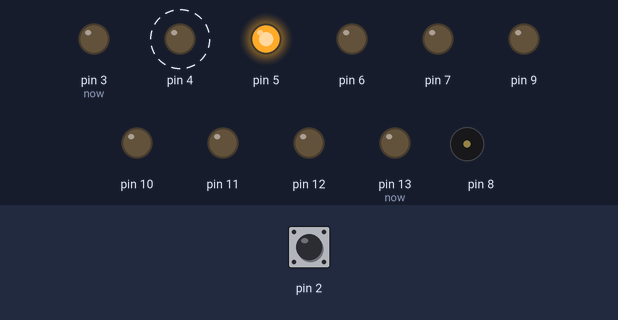
Bench run of a sketch on a simulated Arduino Uno, built with avr-gcc and run on an emulated ATmega328P. Shown: output pins drawn as LEDs (lit = HIGH), buzzer (waves = sounding). Dashed ring = blinking. The inputs (shaded band) are chosen by the test bench; at power-on: pin 2 HIGH. Pins used as bus, display or sensor lines are not drawn; what the sketch prints to the serial monitor is not drawn.

Above: at 1.45 s.
1.5 s: pin 2 pulled LOW for 0.15 s
At 2.2 s:
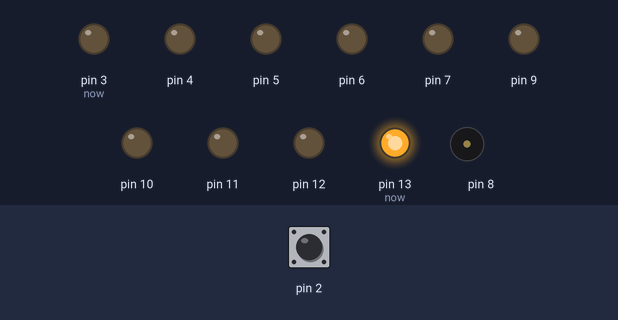
4.5 s: pin 2 pulled LOW for 1 s
At 4.75 s:
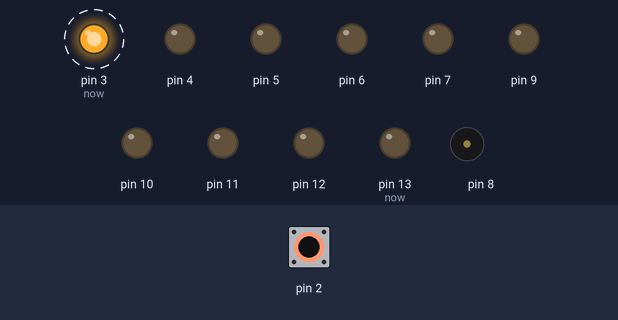
7.5 s: pin 2 pulled LOW for 3.2 s
At 8.2 s:
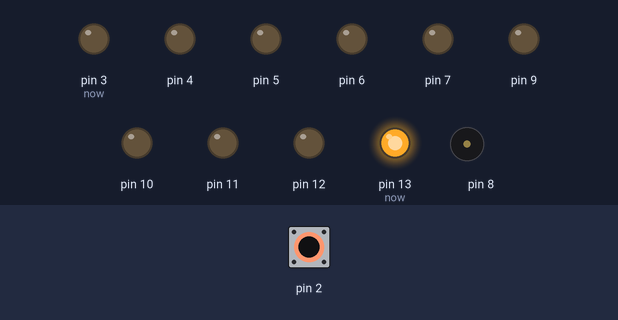
Timing chart, 0 to 10.5 s (numbered marks = the images above; inputs shaded):
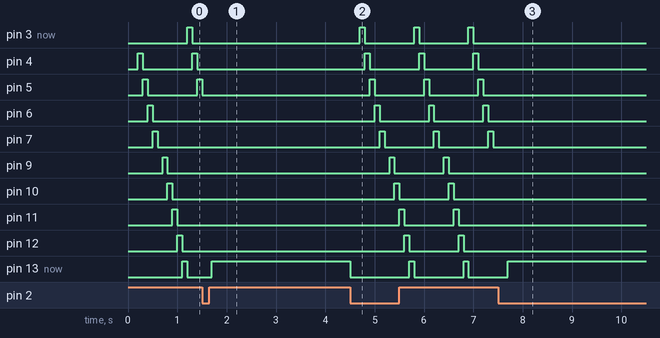

The sketch:

week06-4a.ino
```cpp
//week06_4_a
//改自week06_2
int mode = 0;
void setup() {
  Serial.begin(9600);
  pinMode (2,INPUT_PULLUP);
  for (int i=3; i<=13;i++){
    pinMode(i,OUTPUT);
    }
  tone(8,523,100);delay(100);
  tone(8,784,100);delay(100);
}
int prev = HIGH,now =3;
void loop() {
  if (prev==HIGH && digitalRead(2)==LOW){
    if(mode==0){
      mode=1;
      tone(8,523,100);delay(100);
      tone(8,784,100);delay(100);
    }
    else{
    mode = 0;
    tone(8,523,100);delay(100);
    tone(8,784,100);delay(100);

    }
    prev =LOW;

    if(mode==1)Serial.write('1');
    if(mode==0)Serial.write('0');

    }else if (prev == LOW && digitalRead(2)==HIGH){
     prev = HIGH;
    }
    if (mode==0){
      now++;
      if (now>13) now = 3;
      digitalWrite(now,HIGH);
      delay(100);
      digitalWrite(now,LOW);
     }else{
      now--;
      if (now>3) now = 13;
      digitalWrite(now,HIGH);
      delay(100);
      digitalWrite(now,LOW);
    }
}
```

Measured:
- after the input at 1.5 s, pin 3 (now), pin 4, pin 6, pin 7, pin 9–12: stops changing and stays LOW; pin 5: goes on until 1.5 s, then stays LOW; tone on pin 8: silent → 523 Hz at once, → 784 Hz 0.10 s later, → silent 0.10 s later
- after the input at 4.5 s, pin 3 (now): alternates HIGH for 0.10 s and LOW for 1.0 s, starting after 0.20 s; pin 4: alternates HIGH for 0.10 s and LOW for 1.0 s, starting after 0.30 s
- after the input at 7.5 s, pin 3 (now), pin 4–7, pin 9–12: stops changing and stays LOW; tone on pin 8: silent → 523 Hz at once, → 784 Hz 0.10 s later, → silent 0.10 s later
- by itself, pin 4: alternates HIGH for 0.10 s and LOW for 1.0 s
